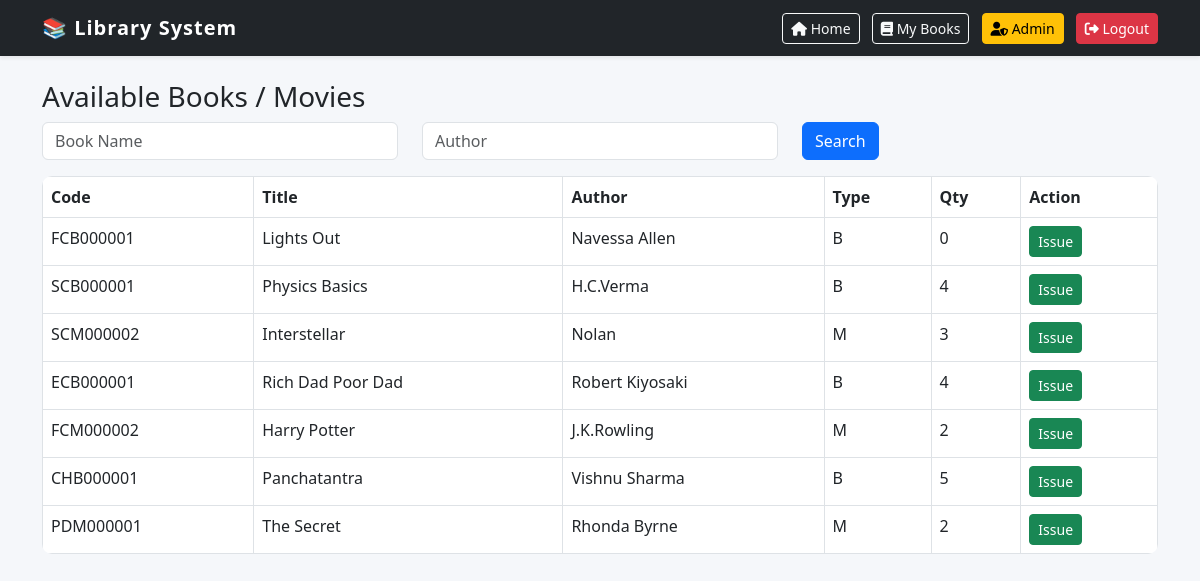
/home/, run on the app's committed database.
### library/models.py (models this page shows, shortened)
class Item(models.Model):
    title = models.CharField(max_length=200)
    author = models.CharField(max_length=200)
    category = models.CharField(max_length=2, choices=CATEGORY_CHOICES)
    item_type = models.CharField(max_length=1, choices=TYPE_CHOICES)
    quantity = models.IntegerField()
    code = models.CharField(max_length=20, unique=True, blank=True)

### library/views.py (the view)
# urls.py: path('home/', views.home, name='home'),
def home(request):
    items = Item.objects.all()
    return render(request, 'dashboard.html', {'items': items})

### library/templates/dashboard.html (shortened to what this page needs)
{% extends 'base.html' %}
{% block content %}
<h3>Available Books / Movies</h3>
<form method="get" action="/search" class="row mb-3">
    <div class="col">
        <input class="form-control" name="name" placeholder="Book Name">
    </div>
    <div class="col">
        <input class="form-control" name="author" placeholder="Author">
    </div>
    <div class="col">
        <button class="btn btn-primary">Search</button>
    </div>
</form>
<table class="table table-bordered">
    <tr>
        <th>Code</th>
        <th>Title</th>
        <th>Author</th>
        <th>Type</th>
        <th>Qty</th>
        <th>Action</th>
    </tr>
    {% for item in items %}
    <tr>
        <td>{{ item.code }}</td>
        <td>{{ item.title }}</td>
        <td>{{ item.author }}</td>
        <td>{{ item.item_type }}</td>
        <td>{{ item.quantity }}</td>
        <td>
            <a href="/issue/{{ item.id }}" class="btn btn-success btn-sm">Issue</a>
        </td>
    </tr>
    {% endfor %}
</table>
{% endblock %}

### library/templates/base.html (shortened to what this page needs)
<!DOCTYPE html>
<html lang="en">
<head>
    <link href="https://cdn.jsdelivr.net/npm/bootstrap@5.3.0/dist/css/bootstrap.min.css" rel="stylesheet">
    <link rel="stylesheet" href="https://cdnjs.cloudflare.com/ajax/libs/font-awesome/6.5.0/css/all.min.css">
</head>
<body>
<nav class="navbar navbar-expand-lg navbar-dark bg-dark shadow-sm">
    <div class="container">
        <a class="navbar-brand" href="/home">
            📚 Library System
        </a>
        <div>
            <a href="/home" class="btn btn-outline-light btn-sm me-2">
                <i class="fa fa-home"></i> Home
            </a>
            <a href="/mybooks" class="btn btn-outline-light btn-sm me-2">
                <i class="fa fa-book"></i> My Books
            </a>
            <a href="/admin" class="btn btn-warning btn-sm me-2">
                <i class="fa fa-user-shield"></i> Admin
            </a>
            <a href="/" class="btn btn-danger btn-sm">
                <i class="fa fa-sign-out-alt"></i> Logout
            </a>
        </div>
    </div>
</nav>
<div class="container mt-4">
    {% block content %}
    {% endblock %}
</div>
</body>
</html>

### library/templates/base.html (style rules this page uses)
body { background-color: #f5f7fa; }
.navbar-brand { font-weight: bold; letter-spacing: 1px; }
table { border-radius: 10px; overflow: hidden; }

### data on the page
Item: code "FCB000001", title "Lights Out", author "Navessa Allen", item_type "B", quantity "0"
Item: code "SCB000001", title "Physics Basics", author "H.C.Verma", item_type "B", quantity "4"
Item: code "SCM000002", title "Interstellar", author "Nolan", item_type "M", quantity "3"
Item: code "ECB000001", title "Rich Dad Poor Dad", author "Robert Kiyosaki", item_type "B", quantity "4"
Item: code "FCM000002", title "Harry Potter", author "J.K.Rowling", item_type "M", quantity "2"
Item: code "CHB000001", title "Panchatantra", author "Vishnu Sharma", item_type "B", quantity "5"
Item: code "PDM000001", title "The Secret", author "Rhonda Byrne", item_type "M", quantity "2"
